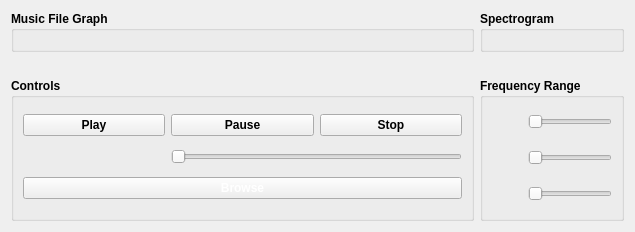
      <widget class="QWidget" name="Music">
       <attribute name="icon">
        <iconset resource="logo.qrc">
         <normaloff>:/newPrefix/R (3).png</normaloff>:/newPrefix/R (3).png</iconset>
       </attribute>
       <attribute name="title">
        <string>Music</string>
       </attribute>
       <layout class="QGridLayout" name="gridLayout_3">
        <item row="2" column="0">
         <widget class="QGroupBox" name="groupBox_4">
          <property name="font">
           <font>
            <weight>75</weight>
            <bold>true</bold>
           </font>
          </property>
          <property name="title">
           <string>Controls</string>
          </property>
          <layout class="QGridLayout" name="gridLayout_5">
           <item row="2" column="1" colspan="2">
            <widget class="QSlider" name="Volume_horizontalSlider">
             <property name="font">
              <font>
               <weight>50</weight>
               <bold>false</bold>
              </font>
             </property>
             <property name="cursor">
              <cursorShape>ClosedHandCursor</cursorShape>
             </property>
             <property name="autoFillBackground">
              <bool>false</bool>
             </property>
             <property name="orientation">
              <enum>Qt::Horizontal</enum>
             </property>
             <property name="invertedAppearance">
              <bool>false</bool>
             </property>
             <property name="invertedControls">
              <bool>false</bool>
             </property>
             <property name="tickPosition">
              <enum>QSlider::NoTicks</enum>
             </property>
            </widget>
           </item>
           <item row="4" column="0" colspan="3">
            <widget class="QPushButton" name="Browse_pushbutton">
             <property name="font">
              <font>
               <weight>75</weight>
               <bold>true</bold>
              </font>
             </property>
             <property name="styleSheet">
              <string notr="true">color: rgb(255, 170, 0);
color: rgb(255, 255, 255);</string>
             </property>
             <property name="text">
              <string>Browse</string>
             </property>
             <property name="icon">
              <iconset resource="logo.qrc">
               <normaloff>:/newPrefix/Places-folder-orange-icon.png</normaloff>:/newPrefix/Places-folder-orange-icon.png</iconset>
             </property>
            </widget>
           </item>
           <item row="0" column="0">
            <widget class="QPushButton" name="Play_pushButton">
             <property name="text">
              <string>Play</string>
             </property>
             <property name="icon">
              <iconset resource="logo.qrc">
               <normaloff>:/newPrefix/play-icon-11-256.png</normaloff>:/newPrefix/play-icon-11-256.png</iconset>
             </property>
             <property name="checkable">
              <bool>false</bool>
             </property>
             <property name="flat">
              <bool>false</bool>
             </property>
            </widget>
           </item>
           <item row="2" column="0">
            <widget class="QLabel" name="label_6">
             <property name="styleSheet">
              <string notr="true">image: url(:/newPrefix/speaker-icon-15.png);</string>
             </property>
             <property name="text">
              <string/>
             </property>
            </widget>
           </item>
           <item row="0" column="2">
            <widget class="QPushButton" name="Stop_pushButton">
             <property name="text">
              <string>Stop</string>
             </property>
             <property name="icon">
              <iconset resource="logo.qrc">
               <normaloff>:/newPrefix/R (6).png</normaloff>:/newPrefix/R (6).png</iconset>
             </property>
            </widget>
           </item>
           <item row="0" column="1">
            <widget class="QPushButton" name="Pause_pushButton">
             <property name="styleSheet">
              <string notr="true"/>
             </property>
             <property name="text">
              <string>Pause</string>
             </property>
             <property name="icon">
              <iconset resource="logo.qrc">
               <normaloff>:/newPrefix/pause-icon-11-256.png</normaloff>:/newPrefix/pause-icon-11-256.png</iconset>
             </property>
             <property name="flat">
              <bool>false</bool>
             </property>
            </widget>
           </item>
          </layout>
         </widget>
        </item>
        <item row="1" column="0">
         <spacer name="horizontalSpacer">
          <property name="orientation">
           <enum>Qt::Horizontal</enum>
          </property>
          <property name="sizeHint" stdset="0">
           <size>
            <width>463</width>
            <height>20</height>
           </size>
          </property>
         </spacer>
        </item>
        <item row="0" column="1">
         <widget class="QGroupBox" name="Spectrogram_groupBox">
          <property name="font">
           <font>
            <weight>75</weight>
            <bold>true</bold>
           </font>
          </property>
          <property name="title">
           <string>Spectrogram</string>
          </property>
          <layout class="QGridLayout" name="gridLayout_7">
           <item row="0" column="0">
            <layout class="QVBoxLayout" name="Spectro_Layout"/>
           </item>
          </layout>
         </widget>
        </item>
        <item row="2" column="1">
         <widget class="QGroupBox" name="Frequency_groupBox">
          <property name="font">
           <font>
            <weight>75</weight>
            <bold>true</bold>
           </font>
          </property>
          <property name="title">
           <string>Frequency Range</string>
          </property>
          <layout class="QGridLayout" name="gridLayout">
           <item row="2" column="1">
            <widget class="QSlider" name="Drums_horizontalSlider">
             <property name="orientation">
              <enum>Qt::Horizontal</enum>
             </property>
            </widget>
           </item>
           <item row="0" column="0">
            <widget class="QLabel" name="label">
             <property name="minimumSize">
              <size>
               <width>30</width>
               <height>30</height>
              </size>
             </property>
             <property name="styleSheet">
              <string notr="true">image: url(:/newPrefix/orange-piano-icon.png);</string>
             </property>
             <property name="text">
              <string/>
             </property>
            </widget>
           </item>
           <item row="1" column="1">
            <widget class="QSlider" name="Guitar_horizontalSlider">
             <property name="orientation">
              <enum>Qt::Horizontal</enum>
             </property>
            </widget>
           </item>
           <item row="1" column="0">
            <widget class="QLabel" name="label_2">
             <property name="minimumSize">
              <size>
               <width>30</width>
               <height>30</height>
              </size>
             </property>
             <property name="styleSheet">
              <string notr="true">image: url(:/newPrefix/guitar-icon-png-7.png);</string>
             </property>
             <property name="text">
              <string/>
             </property>
            </widget>
           </item>
           <item row="2" column="0">
            <widget class="QLabel" name="label_4">
             <property name="minimumSize">
              <size>
               <width>30</width>
               <height>30</height>
              </size>
             </property>
             <property name="styleSheet">
              <string notr="true">image: url(:/newPrefix/R (1).png);</string>
             </property>
             <property name="text">
              <string/>
             </property>
            </widget>
           </item>
           <item row="0" column="1">
            <widget class="QSlider" name="Piano_horizontalSlider">
             <property name="orientation">
              <enum>Qt::Horizontal</enum>
             </property>
            </widget>
           </item>
          </layout>
         </widget>
        </item>
        <item row="0" column="0">
         <widget class="QGroupBox" name="MainGraph_groupBox">
          <property name="font">
           <font>
            <weight>75</weight>
            <bold>true</bold>
            <strikeout>false</strikeout>
           </font>
          </property>
          <property name="acceptDrops">
           <bool>false</bool>
          </property>
          <property name="title">
           <string>Music File Graph</string>
          </property>
          <property name="flat">
           <bool>false</bool>
          </property>
          <property name="checkable">
           <bool>false</bool>
          </property>
          <layout class="QGridLayout" name="gridLayout_6">
           <item row="0" column="0">
            <widget class="PlotWidget" name="MainGraph_widget" native="true"/>
           </item>
          </layout>
         </widget>
        </item>
       </layout>
      </widget>
